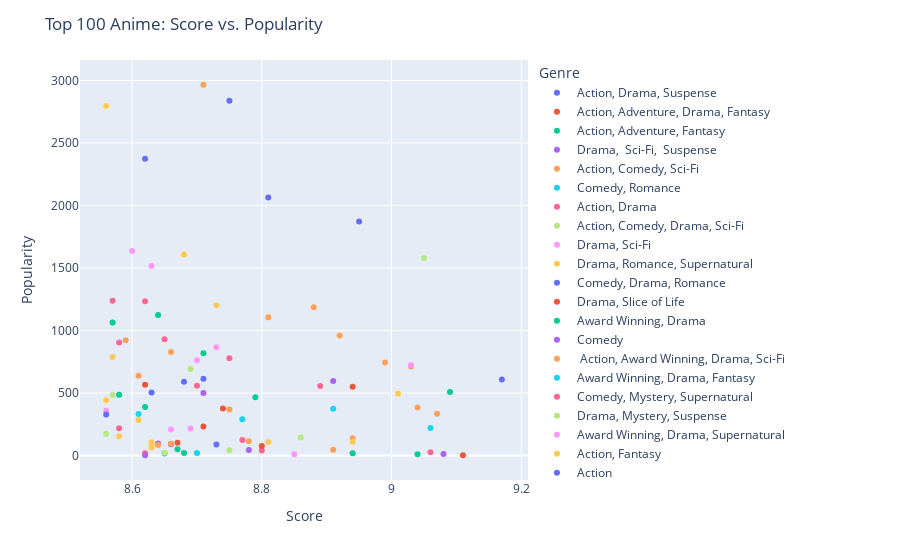

This figure's notebook cell:
### Code cell
# filter the top 100 animes
top_100_animes = df.head(100)

# create an interactive scatter plot
fig = px.scatter(top_100_animes, x="Score", y="Popularity", color="Genre", hover_name="Title")

# customize the plot layout
fig.update_layout(title="Top 100 Anime: Score vs. Popularity", xaxis_title="Score", yaxis_title="Popularity")

# display the plot
fig.show()

### Figure 1 — Plotly figure (JSON) as saved in the notebook; plotly's stock layout.template omitted (floating-point values rounded to 4 significant figures)
{"data": [{"hovertemplate": "<b>%{hovertext}</b><br><br>Genre=Action, Drama, Suspense<br>Score=%{x}<br>Popularity=%{y}<extra></extra>", "hovertext": ["Shingeki no Kyojin: The Final Season - Kanketsu-hen"], "legendgroup": "Action, Drama, Suspense", "marker": {"color": "#636efa", "symbol": "circle"}, "mode": "markers", "name": "Action, Drama, Suspense", "orientation": "v", "showlegend": true, "type": "scatter", "x": [9.17], "xaxis": "x", "y": [609], "yaxis": "y"}, {"hovertemplate": "<b>%{hovertext}</b><br><br>Genre=Action, Adventure, Drama, Fantasy<br>Score=%{x}<br>Popularity=%{y}<extra></extra>", "hovertext": ["Fullmetal Alchemist: Brotherhood"], "legendgroup": "Action, Adventure, Drama, Fantasy", "marker": {"color": "#EF553B", "symbol": "circle"}, "mode": "markers", "name": "Action, Adventure, Drama, Fantasy", "orientation": "v", "showlegend": true, "type": "scatter", "x": [9.11], "xaxis": "x", "y": [3], "yaxis": "y"}, {"hovertemplate": "<b>%{hovertext}</b><br><br>Genre=Action, Adventure, Fantasy<br>Score=%{x}<br>Popularity=%{y}<extra></extra>", "hovertext": ["Bleach: Sennen Kessen-hen", "Hunter x Hunter (2011)", "One Piece"], "legendgroup": "Action, Adventure, Fantasy", "marker": {"color": "#00cc96", "symbol": "circle"}, "mode": "markers", "name": "Action, Adventure, Fantasy", "orientation": "v", "showlegend": true, "type": "scatter", "x": [9.09, 9.04, 8.68], "xaxis": "x", "y": [508, 10, 21], "yaxis": "y"}, {"hovertemplate": "<b>%{hovertext}</b><br><br>Genre=Drama,  Sci-Fi,  Suspense<br>Score=%{x}<br>Popularity=%{y}<extra></extra>", "hovertext": ["Steins;Gate"], "legendgroup": "Drama,  Sci-Fi,  Suspense", "marker": {"color": "#ab63fa", "symbol": "circle"}, "mode": "markers", "name": "Drama,  Sci-Fi,  Suspense", "orientation": "v", "showlegend": true, "type": "scatter", "x": [9.08], "xaxis": "x", "y": [13], "yaxis": "y"}, {"hovertemplate": "<b>%{hovertext}</b><br><br>Genre=Action, Comedy, Sci-Fi<br>Score=%{x}<br>Popularity=%{y}<extra></extra>", "hovertext": ["Gintama°", "Gintama'", "Gintama': Enchousen", "Gintama.", "Gintama", "Gintama Movie 2: Kanketsu-hen - Yorozuya yo Eien Nare", "Gintama.: Shirogane no Tamashii-hen - Kouhan-sen", "Gintama.: Shirogane no Tamashii-hen"], "legendgroup": "Action, Comedy, Sci-Fi", "marker": {"color": "#FFA15A", "symbol": "circle"}, "mode": "markers", "name": "Action, Comedy, Sci-Fi", "orientation": "v", "showlegend": true, "type": "scatter", "x": [9.07, 9.04, 9.03, 8.99, 8.94, 8.92, 8.88, 8.81], "xaxis": "x", "y": [335, 385, 712, 744, 138, 960, 1187, 1106], "yaxis": "y"}, {"hovertemplate": "<b>%{hovertext}</b><br><br>Genre=Comedy, Romance<br>Score=%{x}<br>Popularity=%{y}<extra></extra>", "hovertext": ["Kaguya-sama wa Kokurasetai: Ultra Romantic"], "legendgroup": "Comedy, Romance", "marker": {"color": "#19d3f3", "symbol": "circle"}, "mode": "markers", "name": "Comedy, Romance", "orientation": "v", "showlegend": true, "type": "scatter", "x": [9.06], "xaxis": "x", "y": [221], "yaxis": "y"}, {"hovertemplate": "<b>%{hovertext}</b><br><br>Genre=Action, Drama<br>Score=%{x}<br>Popularity=%{y}<extra></extra>", "hovertext": ["Shingeki no Kyojin Season 3 Part 2", "Shingeki no Kyojin: The Final Season", "Shingeki no Kyojin: The Final Season Part 2", "Shingeki no Kyojin Season 3"], "legendgroup": "Action, Drama", "marker": {"color": "#FF6692", "symbol": "circle"}, "mode": "markers", "name": "Action, Drama", "orientation": "v", "showlegend": true, "type": "scatter", "x": [9.06, 8.8, 8.77, 8.62], "xaxis": "x", "y": [26, 41, 124, 18], "yaxis": "y"}, {"hovertemplate": "<b>%{hovertext}</b><br><br>Genre=Action, Comedy, Drama, Sci-Fi<br>Score=%{x}<br>Popularity=%{y}<extra></extra>", "hovertext": ["Gintama: The Final"], "legendgroup": "Action, Comedy, Drama, Sci-Fi", "marker": {"color": "#B6E880", "symbol": "circle"}, "mode": "markers", "name": "Action, Comedy, Drama, Sci-Fi", "orientation": "v", "showlegend": true, "type": "scatter", "x": [9.05], "xaxis": "x", "y": [1581], "yaxis": "y"}, {"hovertemplate": "<b>%{hovertext}</b><br><br>Genre=Drama, Sci-Fi<br>Score=%{x}<br>Popularity=%{y}<extra></extra>", "hovertext": ["Ginga Eiyuu Densetsu"], "legendgroup": "Drama, Sci-Fi", "marker": {"color": "#FF97FF", "symbol": "circle"}, "mode": "markers", "name": "Drama, Sci-Fi", "orientation": "v", "showlegend": true, "type": "scatter", "x": [9.03], "xaxis": "x", "y": [724], "yaxis": "y"}, {"hovertemplate": "<b>%{hovertext}</b><br><br>Genre=Drama, Romance, Supernatural<br>Score=%{x}<br>Popularity=%{y}<extra></extra>", "hovertext": ["Fruits Basket: The Final", "Clannad: After Story", "Seishun Buta Yarou wa Yumemiru Shoujo no Yume wo Minai", "Fruits Basket 2nd Season"], "legendgroup": "Drama, Romance, Supernatural", "marker": {"color": "#FECB52", "symbol": "circle"}, "mode": "markers", "name": "Drama, Romance, Supernatural", "orientation": "v", "showlegend": true, "type": "scatter", "x": [9.01, 8.94, 8.61, 8.56], "xaxis": "x", "y": [494, 111, 284, 443], "yaxis": "y"}, {"hovertemplate": "<b>%{hovertext}</b><br><br>Genre=Comedy, Drama, Romance<br>Score=%{x}<br>Popularity=%{y}<extra></extra>", "hovertext": ["Kaguya-sama wa Kokurasetai: First Kiss wa Owaranai"], "legendgroup": "Comedy, Drama, Romance", "marker": {"color": "#636efa", "symbol": "circle"}, "mode": "markers", "name": "Comedy, Drama, Romance", "orientation": "v", "showlegend": true, "type": "scatter", "x": [8.95], "xaxis": "x", "y": [1872], "yaxis": "y"}, {"hovertemplate": "<b>%{hovertext}</b><br><br>Genre=Drama, Slice of Life<br>Score=%{x}<br>Popularity=%{y}<extra></extra>", "hovertext": ["3-gatsu no Lion 2nd Season"], "legendgroup": "Drama, Slice of Life", "marker": {"color": "#EF553B", "symbol": "circle"}, "mode": "markers", "name": "Drama, Slice of Life", "orientation": "v", "showlegend": true, "type": "scatter", "x": [8.94], "xaxis": "x", "y": [550], "yaxis": "y"}, {"hovertemplate": "<b>%{hovertext}</b><br><br>Genre=Award Winning, Drama<br>Score=%{x}<br>Popularity=%{y}<extra></extra>", "hovertext": ["Koe no Katachi"], "legendgroup": "Award Winning, Drama", "marker": {"color": "#00cc96", "symbol": "circle"}, "mode": "markers", "name": "Award Winning, Drama", "orientation": "v", "showlegend": true, "type": "scatter", "x": [8.94], "xaxis": "x", "y": [19], "yaxis": "y"}, {"hovertemplate": "<b>%{hovertext}</b><br><br>Genre=Comedy<br>Score=%{x}<br>Popularity=%{y}<extra></extra>", "hovertext": ["Bocchi the Rock!", "Kaguya-sama wa Kokurasetai? Tensai-tachi no Renai Zunousen"], "legendgroup": "Comedy", "marker": {"color": "#ab63fa", "symbol": "circle"}, "mode": "markers", "name": "Comedy", "orientation": "v", "showlegend": true, "type": "scatter", "x": [8.91, 8.64], "xaxis": "x", "y": [597, 96], "yaxis": "y"}, {"hovertemplate": "<b>%{hovertext}</b><br><br>Genre= Action, Award Winning, Drama, Sci-Fi<br>Score=%{x}<br>Popularity=%{y}<extra></extra>", "hovertext": ["Code Geass: Hangyaku no Lelouch R2"], "legendgroup": " Action, Award Winning, Drama, Sci-Fi", "marker": {"color": "#FFA15A", "symbol": "circle"}, "mode": "markers", "name": " Action, Award Winning, Drama, Sci-Fi", "orientation": "v", "showlegend": true, "type": "scatter", "x": [8.91], "xaxis": "x", "y": [47], "yaxis": "y"}, {"hovertemplate": "<b>%{hovertext}</b><br><br>Genre=Award Winning, Drama, Fantasy<br>Score=%{x}<br>Popularity=%{y}<extra></extra>", "hovertext": ["Violet Evergarden Movie"], "legendgroup": "Award Winning, Drama, Fantasy", "marker": {"color": "#19d3f3", "symbol": "circle"}, "mode": "markers", "name": "Award Winning, Drama, Fantasy", "orientation": "v", "showlegend": true, "type": "scatter", "x": [8.91], "xaxis": "x", "y": [375], "yaxis": "y"}, {"hovertemplate": "<b>%{hovertext}</b><br><br>Genre=Comedy, Mystery, Supernatural<br>Score=%{x}<br>Popularity=%{y}<extra></extra>", "hovertext": ["Owarimonogatari 2nd Season"], "legendgroup": "Comedy, Mystery, Supernatural", "marker": {"color": "#FF6692", "symbol": "circle"}, "mode": "markers", "name": "Comedy, Mystery, Supernatural", "orientation": "v", "showlegend": true, "type": "scatter", "x": [8.89], "xaxis": "x", "y": [557], "yaxis": "y"}, {"hovertemplate": "<b>%{hovertext}</b><br><br>Genre=Drama, Mystery, Suspense<br>Score=%{x}<br>Popularity=%{y}<extra></extra>", "hovertext": ["Monster"], "legendgroup": "Drama, Mystery, Suspense", "marker": {"color": "#B6E880", "symbol": "circle"}, "mode": "markers", "name": "Drama, Mystery, Suspense", "orientation": "v", "showlegend": true, "type": "scatter", "x": [8.86], "xaxis": "x", "y": [145], "yaxis": "y"}, {"hovertemplate": "<b>%{hovertext}</b><br><br>Genre=Award Winning, Drama, Supernatural<br>Score=%{x}<br>Popularity=%{y}<extra></extra>", "hovertext": ["Kimi no Na wa."], "legendgroup": "Award Winning, Drama, Supernatural", "marker": {"color": "#FF97FF", "symbol": "circle"}, "mode": "markers", "name": "Award Winning, Drama, Supernatural", "orientation": "v", "showlegend": true, "type": "scatter", "x": [8.85], "xaxis": "x", "y": [11], "yaxis": "y"}, {"hovertemplate": "<b>%{hovertext}</b><br><br>Genre=Action, Fantasy<br>Score=%{x}<br>Popularity=%{y}<extra></extra>", "hovertext": ["Kimetsu no Yaiba: Yuukaku-hen", "Chainsaw Man", "Kimetsu no Yaiba Movie: Mugen Ressha-hen"], "legendgroup": "Action, Fantasy", "marker": {"color": "#FECB52", "symbol": "circle"}, "mode": "markers", "name": "Action, Fantasy", "orientation": "v", "showlegend": true, "type": "scatter", "x": [8.81, 8.63, 8.63], "xaxis": "x", "y": [108, 106, 84], "yaxis": "y"}, {"hovertemplate": "<b>%{hovertext}</b><br><br>Genre=Action<br>Score=%{x}<br>Popularity=%{y}<extra></extra>", "hovertext": ["Kingdom 3rd Season", "Kingdom 4th Season"], "legendgroup": "Action", "marker": {"color": "#636efa", "symbol": "circle"}, "mode": "markers", "name": "Action", "orientation": "v", "showlegend": true, "type": "scatter", "x": [8.81, 8.75], "xaxis": "x", "y": [2064, 2838], "yaxis": "y"}, {"hovertemplate": "<b>%{hovertext}</b><br><br>Genre=Action, Comedy, Supernatural<br>Score=%{x}<br>Popularity=%{y}<extra></extra>", "hovertext": ["Mob Psycho 100 II", "Mob Psycho 100 III"], "legendgroup": "Action, Comedy, Supernatural", "marker": {"color": "#EF553B", "symbol": "circle"}, "mode": "markers", "name": "Action, Comedy, Supernatural", "orientation": "v", "showlegend": true, "type": "scatter", "x": [8.8, 8.74], "xaxis": "x", "y": [76, 376], "yaxis": "y"}, {"hovertemplate": "<b>%{hovertext}</b><br><br>Genre=Action, Mystery, Supernatural<br>Score=%{x}<br>Popularity=%{y}<extra></extra>", "hovertext": ["Kizumonogatari III: Reiketsu-hen", "Bungou Stray Dogs 4th Season", "Kizumonogatari II: Nekketsu-hen"], "legendgroup": "Action, Mystery, Supernatural", "marker": {"color": "#00cc96", "symbol": "circle"}, "mode": "markers", "name": "Action, Mystery, Supernatural", "orientation": "v", "showlegend": true, "type": "scatter", "x": [8.79, 8.64, 8.58], "xaxis": "x", "y": [467, 1124, 486], "yaxis": "y"}, {"hovertemplate": "<b>%{hovertext}</b><br><br>Genre=Adventure, Award Winning, Supernatural<br>Score=%{x}<br>Popularity=%{y}<extra></extra>", "hovertext": ["Sen to Chihiro no Kamikakushi"], "legendgroup": "Adventure, Award Winning, Supernatural", "marker": {"color": "#ab63fa", "symbol": "circle"}, "mode": "markers", "name": "Adventure, Award Winning, Supernatural", "orientation": "v", "showlegend": true, "type": "scatter", "x": [8.78], "xaxis": "x", "y": [44], "yaxis": "y"}, {"hovertemplate": "<b>%{hovertext}</b><br><br>Genre=Sports<br>Score=%{x}<br>Popularity=%{y}<extra></extra>", "hovertext": ["Haikyuu!! Karasuno Koukou vs. Shiratorizawa Gakuen Koukou", "Hajime no Ippo", "Hajime no Ippo: New Challenger", "Haikyuu!! Second Season", "Hajime no Ippo: Rising"], "legendgroup": "Sports", "marker": {"color": "#FFA15A", "symbol": "circle"}, "mode": "markers", "name": "Sports", "orientation": "v", "showlegend": true, "type": "scatter", "x": [8.78, 8.75, 8.66, 8.64, 8.59], "xaxis": "x", "y": [114, 369, 829, 85, 922], "yaxis": "y"}, {"hovertemplate": "<b>%{hovertext}</b><br><br>Genre=Comedy, Mystery, Romance, Supernatural<br>Score=%{x}<br>Popularity=%{y}<extra></extra>", "hovertext": ["Monogatari Series: Second Season"], "legendgroup": "Comedy, Mystery, Romance, Supernatural", "marker": {"color": "#19d3f3", "symbol": "circle"}, "mode": "markers", "name": "Comedy, Mystery, Romance, Supernatural", "orientation": "v", "showlegend": true, "type": "scatter", "x": [8.77], "xaxis": "x", "y": [291], "yaxis": "y"}, {"hovertemplate": "<b>%{hovertext}</b><br><br>Genre=Drama, Supernatural<br>Score=%{x}<br>Popularity=%{y}<extra></extra>", "hovertext": ["Shiguang Dailiren"], "legendgroup": "Drama, Supernatural", "marker": {"color": "#FF6692", "symbol": "circle"}, "mode": "markers", "name": "Drama, Supernatural", "orientation": "v", "showlegend": true, "type": "scatter", "x": [8.75], "xaxis": "x", "y": [779], "yaxis": "y"}, {"hovertemplate": "<b>%{hovertext}</b><br><br>Genre=Action, Award Winning, Sci-Fi<br>Score=%{x}<br>Popularity=%{y}<extra></extra>", "hovertext": ["Cowboy Bebop"], "legendgroup": "Action, Award Winning, Sci-Fi", "marker": {"color": "#B6E880", "symbol": "circle"}, "mode": "markers", "name": "Action, Award Winning, Sci-Fi", "orientation": "v", "showlegend": true, "type": "scatter", "x": [8.75], "xaxis": "x", "y": [43], "yaxis": "y"}, {"hovertemplate": "<b>%{hovertext}</b><br><br>Genre=Adventure, Fantasy, Mystery, Slice of Life, Supernatural<br>Score=%{x}<br>Popularity=%{y}<extra></extra>", "hovertext": ["Mushishi Zoku Shou 2nd Season", "Mushishi Zoku Shou", "Mushishi", "Mushishi Zoku Shou: Suzu no Shizuku"], "legendgroup": "Adventure, Fantasy, Mystery, Slice of Life, Supernatural", "marker": {"color": "#FF97FF", "symbol": "circle"}, "mode": "markers", "name": "Adventure, Fantasy, Mystery, Slice of Life, Supernatural", "orientation": "v", "showlegend": true, "type": "scatter", "x": [8.73, 8.7, 8.66, 8.6], "xaxis": "x", "y": [867, 762, 208, 1636], "yaxis": "y"}, {"hovertemplate": "<b>%{hovertext}</b><br><br>Genre=Drama<br>Score=%{x}<br>Popularity=%{y}<extra></extra>", "hovertext": ["Shouwa Genroku Rakugo Shinjuu: Sukeroku Futatabi-hen", "Shouwa Genroku Rakugo Shinjuu"], "legendgroup": "Drama", "marker": {"color": "#FECB52", "symbol": "circle"}, "mode": "markers", "name": "Drama", "orientation": "v", "showlegend": true, "type": "scatter", "x": [8.73, 8.57], "xaxis": "x", "y": [1203, 788], "yaxis": "y"}, {"hovertemplate": "<b>%{hovertext}</b><br><br>Genre=Action, Adventure, Drama<br>Score=%{x}<br>Popularity=%{y}<extra></extra>", "hovertext": ["Vinland Saga", "Vinland Saga Season 2"], "legendgroup": "Action, Adventure, Drama", "marker": {"color": "#636efa", "symbol": "circle"}, "mode": "markers", "name": "Action, Adventure, Drama", "orientation": "v", "showlegend": true, "type": "scatter", "x": [8.73, 8.71], "xaxis": "x", "y": [88, 615], "yaxis": "y"}, {"hovertemplate": "<b>%{hovertext}</b><br><br>Genre=Drama, Fantasy, Ecchi<br>Score=%{x}<br>Popularity=%{y}<extra></extra>", "hovertext": ["Mushoku Tensei: Isekai Ittara Honki Dasu Part 2"], "legendgroup": "Drama, Fantasy, Ecchi", "marker": {"color": "#EF553B", "symbol": "circle"}, "mode": "markers", "name": "Drama, Fantasy, Ecchi", "orientation": "v", "showlegend": true, "type": "scatter", "x": [8.71], "xaxis": "x", "y": [233], "yaxis": "y"}, {"hovertemplate": "<b>%{hovertext}</b><br><br>Genre=Action, Drama, Romance<br>Score=%{x}<br>Popularity=%{y}<extra></extra>", "hovertext": ["Rurouni Kenshin: Meiji Kenkaku Romantan - Tsuioku-hen"], "legendgroup": "Action, Drama, Romance", "marker": {"color": "#00cc96", "symbol": "circle"}, "mode": "markers", "name": "Action, Drama, Romance", "orientation": "v", "showlegend": true, "type": "scatter", "x": [8.71], "xaxis": "x", "y": [818], "yaxis": "y"}, {"hovertemplate": "<b>%{hovertext}</b><br><br>Genre=Action, Drama, Sci-Fi<br>Score=%{x}<br>Popularity=%{y}<extra></extra>", "hovertext": ["86 Part 2"], "legendgroup": "Action, Drama, Sci-Fi", "marker": {"color": "#ab63fa", "symbol": "circle"}, "mode": "markers", "name": "Action, Drama, Sci-Fi", "orientation": "v", "showlegend": true, "type": "scatter", "x": [8.71], "xaxis": "x", "y": [501], "yaxis": "y"}, {"hovertemplate": "<b>%{hovertext}</b><br><br>Genre=Drama, Sports<br>Score=%{x}<br>Popularity=%{y}<extra></extra>", "hovertext": ["Ashita no Joe 2"], "legendgroup": "Drama, Sports", "marker": {"color": "#FFA15A", "symbol": "circle"}, "mode": "markers", "name": "Drama, Sports", "orientation": "v", "showlegend": true, "type": "scatter", "x": [8.71], "xaxis": "x", "y": [2966], "yaxis": "y"}, {"hovertemplate": "<b>%{hovertext}</b><br><br>Genre=Action, Award Winning, Drama, Sci-Fi<br>Score=%{x}<br>Popularity=%{y}<extra></extra>", "hovertext": ["Code Geass: Hangyaku no Lelouch"], "legendgroup": "Action, Award Winning, Drama, Sci-Fi", "marker": {"color": "#19d3f3", "symbol": "circle"}, "mode": "markers", "name": "Action, Award Winning, Drama, Sci-Fi", "orientation": "v", "showlegend": true, "type": "scatter", "x": [8.7], "xaxis": "x", "y": [20], "yaxis": "y"}, {"hovertemplate": "<b>%{hovertext}</b><br><br>Genre=Award Winning, Mystery<br>Score=%{x}<br>Popularity=%{y}<extra></extra>", "hovertext": ["Odd Taxi"], "legendgroup": "Award Winning, Mystery", "marker": {"color": "#FF6692", "symbol": "circle"}, "mode": "markers", "name": "Award Winning, Mystery", "orientation": "v", "showlegend": true, "type": "scatter", "x": [8.7], "xaxis": "x", "y": [559], "yaxis": "y"}, {"hovertemplate": "<b>%{hovertext}</b><br><br>Genre=Action, Fantasy, Supernatural<br>Score=%{x}<br>Popularity=%{y}<extra></extra>", "hovertext": ["Fate/stay night Movie: Heaven's Feel - III. Spring Song"], "legendgroup": "Action, Fantasy, Supernatural", "marker": {"color": "#B6E880", "symbol": "circle"}, "mode": "markers", "name": "Action, Fantasy, Supernatural", "orientation": "v", "showlegend": true, "type": "scatter", "x": [8.69], "xaxis": "x", "y": [693], "yaxis": "y"}, {"hovertemplate": "<b>%{hovertext}</b><br><br>Genre=Comedy, Drama<br>Score=%{x}<br>Popularity=%{y}<extra></extra>", "hovertext": ["Great Teacher Onizuka"], "legendgroup": "Comedy, Drama", "marker": {"color": "#FF97FF", "symbol": "circle"}, "mode": "markers", "name": "Comedy, Drama", "orientation": "v", "showlegend": true, "type": "scatter", "x": [8.69], "xaxis": "x", "y": [217], "yaxis": "y"}, {"hovertemplate": "<b>%{hovertext}</b><br><br>Genre=Action, Adventure, Supernatural<br>Score=%{x}<br>Popularity=%{y}<extra></extra>", "hovertext": ["JoJo no Kimyou na Bouken Part 6: Stone Ocean Part 3", "JoJo no Kimyou na Bouken Part 5: Ougon no Kaze"], "legendgroup": "Action, Adventure, Supernatural", "marker": {"color": "#FECB52", "symbol": "circle"}, "mode": "markers", "name": "Action, Adventure, Supernatural", "orientation": "v", "showlegend": true, "type": "scatter", "x": [8.68, 8.58], "xaxis": "x", "y": [1608, 154], "yaxis": "y"}, {"hovertemplate": "<b>%{hovertext}</b><br><br>Genre=Adventure, Drama, Fantasy, Mystery, Sci-Fi<br>Score=%{x}<br>Popularity=%{y}<extra></extra>", "hovertext": ["Made in Abyss: Retsujitsu no Ougonkyou", "Made in Abyss", "Made in Abyss Movie 3: Fukaki Tamashii no Reimei"], "legendgroup": "Adventure, Drama, Fantasy, Mystery, Sci-Fi", "marker": {"color": "#636efa", "symbol": "circle"}, "mode": "markers", "name": "Adventure, Drama, Fantasy, Mystery, Sci-Fi", "orientation": "v", "showlegend": true, "type": "scatter", "x": [8.68, 8.66, 8.63], "xaxis": "x", "y": [591, 93, 504], "yaxis": "y"}, {"hovertemplate": "<b>%{hovertext}</b><br><br>Genre=Action, Adventure, Award Winning, Fantasy<br>Score=%{x}<br>Popularity=%{y}<extra></extra>", "hovertext": ["Mononoke Hime"], "legendgroup": "Action, Adventure, Award Winning, Fantasy", "marker": {"color": "#EF553B", "symbol": "circle"}, "mode": "markers", "name": "Action, Adventure, Award Winning, Fantasy", "orientation": "v", "showlegend": true, "type": "scatter", "x": [8.67], "xaxis": "x", "y": [103], "yaxis": "y"}, {"hovertemplate": "<b>%{hovertext}</b><br><br>Genre=Drama, Fantasy<br>Score=%{x}<br>Popularity=%{y}<extra></extra>", "hovertext": ["Violet Evergarden"], "legendgroup": "Drama, Fantasy", "marker": {"color": "#00cc96", "symbol": "circle"}, "mode": "markers", "name": "Drama, Fantasy", "orientation": "v", "showlegend": true, "type": "scatter", "x": [8.67], "xaxis": "x", "y": [50], "yaxis": "y"}, {"hovertemplate": "<b>%{hovertext}</b><br><br>Genre=Action, Award Winning, Comedy<br>Score=%{x}<br>Popularity=%{y}<extra></extra>", "hovertext": ["Spy x Family"], "legendgroup": "Action, Award Winning, Comedy", "marker": {"color": "#ab63fa", "symbol": "circle"}, "mode": "markers", "name": "Action, Award Winning, Comedy", "orientation": "v", "showlegend": true, "type": "scatter", "x": [8.66], "xaxis": "x", "y": [91], "yaxis": "y"}, {"hovertemplate": "<b>%{hovertext}</b><br><br>Genre=Adventure, Award Winning, Drama, Fantasy, Romance<br>Score=%{x}<br>Popularity=%{y}<extra></extra>", "hovertext": ["Howl no Ugoku Shiro"], "legendgroup": "Adventure, Award Winning, Drama, Fantasy, Romance", "marker": {"color": "#FFA15A", "symbol": "circle"}, "mode": "markers", "name": "Adventure, Award Winning, Drama, Fantasy, Romance", "orientation": "v", "showlegend": true, "type": "scatter", "x": [8.66], "xaxis": "x", "y": [95], "yaxis": "y"}, {"hovertemplate": "<b>%{hovertext}</b><br><br>Genre=Action, Award Winning, Fantasy<br>Score=%{x}<br>Popularity=%{y}<extra></extra>", "hovertext": ["Jujutsu Kaisen"], "legendgroup": "Action, Award Winning, Fantasy", "marker": {"color": "#19d3f3", "symbol": "circle"}, "mode": "markers", "name": "Action, Award Winning, Fantasy", "orientation": "v", "showlegend": true, "type": "scatter", "x": [8.65], "xaxis": "x", "y": [17], "yaxis": "y"}, {"hovertemplate": "<b>%{hovertext}</b><br><br>Genre=Drama, Slice of Life, Supernatural<br>Score=%{x}<br>Popularity=%{y}<extra></extra>", "hovertext": ["Natsume Yuujinchou Shi", "Natsume Yuujinchou Roku", "Natsume Yuujinchou San", "Natsume Yuujinchou Go"], "legendgroup": "Drama, Slice of Life, Supernatural", "marker": {"color": "#FF6692", "symbol": "circle"}, "mode": "markers", "name": "Drama, Slice of Life, Supernatural", "orientation": "v", "showlegend": true, "type": "scatter", "x": [8.65, 8.62, 8.58, 8.57], "xaxis": "x", "y": [930, 1235, 905, 1238], "yaxis": "y"}, {"hovertemplate": "<b>%{hovertext}</b><br><br>Genre=Drama, Romance<br>Score=%{x}<br>Popularity=%{y}<extra></extra>", "hovertext": ["Shigatsu wa Kimi no Uso", "Kimi no Suizou wo Tabetai"], "legendgroup": "Drama, Romance", "marker": {"color": "#B6E880", "symbol": "circle"}, "mode": "markers", "name": "Drama, Romance", "orientation": "v", "showlegend": true, "type": "scatter", "x": [8.65, 8.56], "xaxis": "x", "y": [23, 174], "yaxis": "y"}, {"hovertemplate": "<b>%{hovertext}</b><br><br>Genre=Fantasy<br>Score=%{x}<br>Popularity=%{y}<extra></extra>", "hovertext": ["Suzume no Tojimari"], "legendgroup": "Fantasy", "marker": {"color": "#FF97FF", "symbol": "circle"}, "mode": "markers", "name": "Fantasy", "orientation": "v", "showlegend": true, "type": "scatter", "x": [8.63], "xaxis": "x", "y": [1517], "yaxis": "y"}, {"hovertemplate": "<b>%{hovertext}</b><br><br>Genre=Action, Adventure, Award Winning, Sci-Fi<br>Score=%{x}<br>Popularity=%{y}<extra></extra>", "hovertext": ["Tengen Toppa Gurren Lagann"], "legendgroup": "Action, Adventure, Award Winning, Sci-Fi", "marker": {"color": "#FECB52", "symbol": "circle"}, "mode": "markers", "name": "Action, Adventure, Award Winning, Sci-Fi", "orientation": "v", "showlegend": true, "type": "scatter", "x": [8.63], "xaxis": "x", "y": [64], "yaxis": "y"}, {"hovertemplate": "<b>%{hovertext}</b><br><br>Genre=Action, Adventure, Drama, Fantasy, Mystery<br>Score=%{x}<br>Popularity=%{y}<extra></extra>", "hovertext": ["Mo Dao Zu Shi: Wanjie Pian"], "legendgroup": "Action, Adventure, Drama, Fantasy, Mystery", "marker": {"color": "#636efa", "symbol": "circle"}, "mode": "markers", "name": "Action, Adventure, Drama, Fantasy, Mystery", "orientation": "v", "showlegend": true, "type": "scatter", "x": [8.62], "xaxis": "x", "y": [2375], "yaxis": "y"}, {"hovertemplate": "<b>%{hovertext}</b><br><br>Genre=Award Winning, Drama, Sports<br>Score=%{x}<br>Popularity=%{y}<extra></extra>", "hovertext": ["Ping Pong the Animation"], "legendgroup": "Award Winning, Drama, Sports", "marker": {"color": "#EF553B", "symbol": "circle"}, "mode": "markers", "name": "Award Winning, Drama, Sports", "orientation": "v", "showlegend": true, "type": "scatter", "x": [8.62], "xaxis": "x", "y": [567], "yaxis": "y"}, {"hovertemplate": "<b>%{hovertext}</b><br><br>Genre=Action, Sci-Fi<br>Score=%{x}<br>Popularity=%{y}<extra></extra>", "hovertext": ["Cyberpunk: Edgerunners", "Tengen Toppa Gurren Lagann Movie 2: Lagann-hen"], "legendgroup": "Action, Sci-Fi", "marker": {"color": "#00cc96", "symbol": "circle"}, "mode": "markers", "name": "Action, Sci-Fi", "orientation": "v", "showlegend": true, "type": "scatter", "x": [8.62, 8.57], "xaxis": "x", "y": [389, 1065], "yaxis": "y"}, {"hovertemplate": "<b>%{hovertext}</b><br><br>Genre=Supernatural, Suspense<br>Score=%{x}<br>Popularity=%{y}<extra></extra>", "hovertext": ["Death Note"], "legendgroup": "Supernatural, Suspense", "marker": {"color": "#ab63fa", "symbol": "circle"}, "mode": "markers", "name": "Supernatural, Suspense", "orientation": "v", "showlegend": true, "type": "scatter", "x": [8.62], "xaxis": "x", "y": [2], "yaxis": "y"}, {"hovertemplate": "<b>%{hovertext}</b><br><br>Genre=Action, Award Winning, Drama, Sci-Fi, Suspense<br>Score=%{x}<br>Popularity=%{y}<extra></extra>", "hovertext": ["Evangelion: 3.0+1.0 Thrice Upon a Time"], "legendgroup": "Action, Award Winning, Drama, Sci-Fi, Suspense", "marker": {"color": "#FFA15A", "symbol": "circle"}, "mode": "markers", "name": "Action, Award Winning, Drama, Sci-Fi, Suspense", "orientation": "v", "showlegend": true, "type": "scatter", "x": [8.61], "xaxis": "x", "y": [639], "yaxis": "y"}, {"hovertemplate": "<b>%{hovertext}</b><br><br>Genre=Award Winning, Mystery, Sci-Fi, Supernatural<br>Score=%{x}<br>Popularity=%{y}<extra></extra>", "hovertext": ["Suzumiya Haruhi no Shoushitsu"], "legendgroup": "Award Winning, Mystery, Sci-Fi, Supernatural", "marker": {"color": "#19d3f3", "symbol": "circle"}, "mode": "markers", "name": "Award Winning, Mystery, Sci-Fi, Supernatural", "orientation": "v", "showlegend": true, "type": "scatter", "x": [8.61], "xaxis": "x", "y": [333], "yaxis": "y"}, {"hovertemplate": "<b>%{hovertext}</b><br><br>Genre=Award Winning, Fantasy, Slice of Life<br>Score=%{x}<br>Popularity=%{y}<extra></extra>", "hovertext": ["Ookami Kodomo no Ame to Yuki"], "legendgroup": "Award Winning, Fantasy, Slice of Life", "marker": {"color": "#FF6692", "symbol": "circle"}, "mode": "markers", "name": "Award Winning, Fantasy, Slice of Life", "orientation": "v", "showlegend": true, "type": "scatter", "x": [8.58], "xaxis": "x", "y": [219], "yaxis": "y"}, {"hovertemplate": "<b>%{hovertext}</b><br><br>Genre=Award Winning, Comedy, Mystery, Romance<br>Score=%{x}<br>Popularity=%{y}<extra></extra>", "hovertext": ["Yojouhan Shinwa Taikei"], "legendgroup": "Award Winning, Comedy, Mystery, Romance", "marker": {"color": "#B6E880", "symbol": "circle"}, "mode": "markers", "name": "Award Winning, Comedy, Mystery, Romance", "orientation": "v", "showlegend": true, "type": "scatter", "x": [8.57], "xaxis": "x", "y": [484], "yaxis": "y"}, {"hovertemplate": "<b>%{hovertext}</b><br><br>Genre=Adventure, Fantasy<br>Score=%{x}<br>Popularity=%{y}<extra></extra>", "hovertext": ["Ousama Ranking"], "legendgroup": "Adventure, Fantasy", "marker": {"color": "#FF97FF", "symbol": "circle"}, "mode": "markers", "name": "Adventure, Fantasy", "orientation": "v", "showlegend": true, "type": "scatter", "x": [8.56], "xaxis": "x", "y": [358], "yaxis": "y"}, {"hovertemplate": "<b>%{hovertext}</b><br><br>Genre=Romance, Comedy, Drama<br>Score=%{x}<br>Popularity=%{y}<extra></extra>", "hovertext": ["Karakai Jouzu no Takagi-san Movie"], "legendgroup": "Romance, Comedy, Drama", "marker": {"color": "#FECB52", "symbol": "circle"}, "mode": "markers", "name": "Romance, Comedy, Drama", "orientation": "v", "showlegend": true, "type": "scatter", "x": [8.56], "xaxis": "x", "y": [2796], "yaxis": "y"}, {"hovertemplate": "<b>%{hovertext}</b><br><br>Genre=Action, Adventure, Drama, Fantasy, Horror<br>Score=%{x}<br>Popularity=%{y}<extra></extra>", "hovertext": ["Kenpuu Denki Berserk"], "legendgroup": "Action, Adventure, Drama, Fantasy, Horror", "marker": {"color": "#636efa", "symbol": "circle"}, "mode": "markers", "name": "Action, Adventure, Drama, Fantasy, Horror", "orientation": "v", "showlegend": true, "type": "scatter", "x": [8.56], "xaxis": "x", "y": [328], "yaxis": "y"}], "layout": {"legend": {"title": {"text": "Genre"}, "tracegroupgap": 0}, "margin": {"t": 60}, "title": {"text": "Top 100 Anime: Score vs. Popularity"}, "xaxis": {"anchor": "y", "domain": [0, 1], "title": {"text": "Score"}}, "yaxis": {"anchor": "x", "domain": [0, 1], "title": {"text": "Popularity"}}}}
